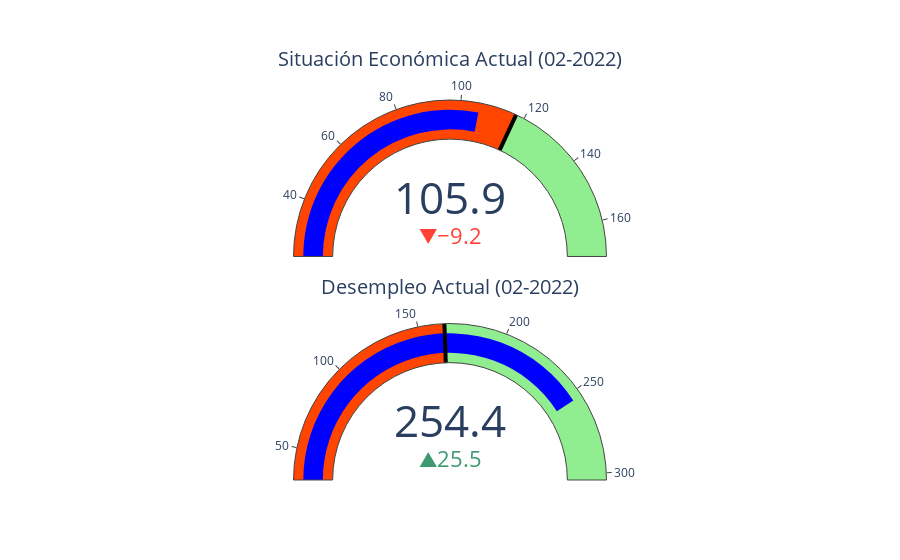

The notebook cell this image was saved under:
### Code cell
indicadores = go.Figure()

indicadores.add_trace(go.Indicator(
    mode = "gauge+number+delta",
    delta = {'reference': ipeco_sea[-2]},
    value = ipeco_sea[-1],
    title = {'text': "Situación Económica Actual (" + ipeco_sea.index.strftime('%m-%Y')[-1] + ")"},
    gauge = {
        'axis': {'range': [ipeco_sea.min(), ipeco_sea.max()]},
        'bar': {'color': 'blue'},
        'steps': [
            {'range': [ipeco_sea.min(), ipeco_sea.median()], 'color': 'orangered'},
            {'range': [ipeco_sea.median(), ipeco_sea.max()], 'color': 'lightgreen'}],
        'threshold': {'line': {'color': "black", 'width': 4}, 'thickness': 1, 'value': ipeco_sea.median()}       
    },
    domain = {'row': 0, 'column': 0}
    ))

indicadores.add_trace(go.Indicator(
    mode = "gauge+number+delta",
    delta = {'reference': ipeco_da[-2]},
    value = ipeco_da[-1],
    title = {'text': "Desempleo Actual (" + ipeco_da.index.strftime('%m-%Y')[-1] + ")"},
    gauge = {
        'axis': {'range': [ipeco_da.min(), ipeco_da.max()]},
        'bar': {'color': 'blue'},
        'steps': [
            {'range': [ipeco_da.min(), ipeco_da.median()], 'color': 'orangered'},
            {'range': [ipeco_da.median(), ipeco_da.max()], 'color': 'lightgreen'}],
        'threshold': {'line': {'color': "black", 'width': 4}, 'thickness': 1, 'value': ipeco_da.median()}       
    },
    domain = {'row': 1, 'column': 0}
    ))

indicadores.update_layout(
    grid = {'rows': 2, 'columns': 1, 'pattern': "independent"},
    template = {'data' : {'indicator': [{
        'title': {'text': "Speed"},
        'mode' : "number+delta+gauge",
        'delta' : {'reference': 90}}]
                         }})

indicadores.show()

### Figure 1 — Plotly figure (JSON) as saved in the notebook; plotly's stock layout.template omitted (floating-point values rounded to 4 significant figures)
{"data": [{"delta": {"reference": 115.1}, "domain": {"column": 0, "row": 0}, "gauge": {"axis": {"range": [22.17, 171.1]}, "bar": {"color": "blue"}, "steps": [{"color": "orangered", "range": [22.17, 117.4]}, {"color": "lightgreen", "range": [117.4, 171.1]}], "threshold": {"line": {"color": "black", "width": 4}, "thickness": 1, "value": 117.4}}, "mode": "gauge+number+delta", "title": {"text": "Situación Económica Actual (02-2022)"}, "type": "indicator", "value": 105.9}, {"delta": {"reference": 228.9}, "domain": {"column": 0, "row": 1}, "gauge": {"axis": {"range": [31.95, 304.0]}, "bar": {"color": "blue"}, "steps": [{"color": "orangered", "range": [31.95, 164.9]}, {"color": "lightgreen", "range": [164.9, 304.0]}], "threshold": {"line": {"color": "black", "width": 4}, "thickness": 1, "value": 164.9}}, "mode": "gauge+number+delta", "title": {"text": "Desempleo Actual (02-2022)"}, "type": "indicator", "value": 254.4}], "layout": {"grid": {"columns": 1, "pattern": "independent", "rows": 2}}}
